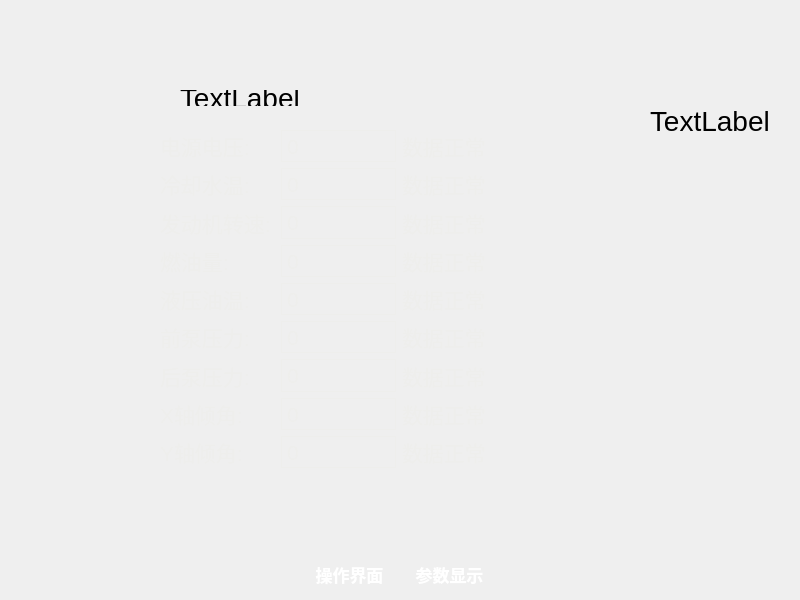
<?xml version="1.0" encoding="UTF-8"?>
<ui version="4.0">
 <class>Dialog2</class>
 <widget class="QDialog" name="Dialog2">
  <property name="geometry">
   <rect>
    <x>0</x>
    <y>0</y>
    <width>800</width>
    <height>600</height>
   </rect>
  </property>
  <property name="windowTitle">
   <string>Dialog</string>
  </property>
  <widget class="QStackedWidget" name="stackedWidget">
   <property name="geometry">
    <rect>
     <x>0</x>
     <y>0</y>
     <width>800</width>
     <height>600</height>
    </rect>
   </property>
   <property name="font">
    <font>
     <pointsize>21</pointsize>
    </font>
   </property>
   <property name="autoFillBackground">
    <bool>false</bool>
   </property>
   <property name="styleSheet">
    <string notr="true">QWidget#main{image: url(:/qmlimages/main_set.jpg);}
QWidget#page_2{image: url(:/qmlimages/main_set.jpg);}</string>
   </property>
   <property name="currentIndex">
    <number>1</number>
   </property>
   <widget class="QWidget" name="main">
    <property name="autoFillBackground">
     <bool>false</bool>
    </property>
    <property name="styleSheet">
     <string notr="true"/>
    </property>
    <widget class="QPushButton" name="pushButton_menu_F4">
     <property name="geometry">
      <rect>
       <x>300</x>
       <y>550</y>
       <width>99</width>
       <height>49</height>
      </rect>
     </property>
     <property name="font">
      <font>
       <pointsize>13</pointsize>
       <weight>75</weight>
       <bold>true</bold>
      </font>
     </property>
     <property name="autoFillBackground">
      <bool>false</bool>
     </property>
     <property name="styleSheet">
      <string notr="true">color: rgb(255, 255, 255);</string>
     </property>
     <property name="text">
      <string>操作界面</string>
     </property>
     <property name="shortcut">
      <string>F4</string>
     </property>
     <property name="flat">
      <bool>true</bool>
     </property>
    </widget>
    <widget class="QPushButton" name="pushButton_menu_F5">
     <property name="geometry">
      <rect>
       <x>400</x>
       <y>550</y>
       <width>99</width>
       <height>49</height>
      </rect>
     </property>
     <property name="font">
      <font>
       <pointsize>13</pointsize>
       <weight>75</weight>
       <bold>true</bold>
      </font>
     </property>
     <property name="styleSheet">
      <string notr="true">color: rgb(238, 238, 236);</string>
     </property>
     <property name="text">
      <string>参数显示</string>
     </property>
     <property name="shortcut">
      <string>F5</string>
     </property>
     <property name="flat">
      <bool>true</bool>
     </property>
    </widget>
    <widget class="QPushButton" name="pushButton_frontLight">
     <property name="geometry">
      <rect>
       <x>170</x>
       <y>150</y>
       <width>141</width>
       <height>81</height>
      </rect>
     </property>
     <property name="text">
      <string>前灯开关</string>
     </property>
    </widget>
    <widget class="QPushButton" name="pushButton_backLight">
     <property name="geometry">
      <rect>
       <x>360</x>
       <y>150</y>
       <width>141</width>
       <height>81</height>
      </rect>
     </property>
     <property name="text">
      <string>后灯开关</string>
     </property>
    </widget>
    <widget class="QPushButton" name="pushButton_alarmLight">
     <property name="geometry">
      <rect>
       <x>540</x>
       <y>150</y>
       <width>141</width>
       <height>81</height>
      </rect>
     </property>
     <property name="mouseTracking">
      <bool>false</bool>
     </property>
     <property name="tabletTracking">
      <bool>false</bool>
     </property>
     <property name="text">
      <string>声光报警灯开关</string>
     </property>
     <property name="checkable">
      <bool>false</bool>
     </property>
     <property name="default">
      <bool>true</bool>
     </property>
     <property name="flat">
      <bool>false</bool>
     </property>
    </widget>
    <widget class="QPushButton" name="pushButton_pochaiduan">
     <property name="geometry">
      <rect>
       <x>170</x>
       <y>280</y>
       <width>141</width>
       <height>81</height>
      </rect>
     </property>
     <property name="text">
      <string>破拆端锁定开关</string>
     </property>
    </widget>
    <widget class="QPushButton" name="pushButton_wajueduan">
     <property name="geometry">
      <rect>
       <x>360</x>
       <y>280</y>
       <width>141</width>
       <height>81</height>
      </rect>
     </property>
     <property name="text">
      <string>挖掘端锁定开关</string>
     </property>
    </widget>
    <widget class="QPushButton" name="pushButton_pochaiduanquick">
     <property name="geometry">
      <rect>
       <x>540</x>
       <y>280</y>
       <width>141</width>
       <height>81</height>
      </rect>
     </property>
     <property name="text">
      <string>挖掘端锁定开关</string>
     </property>
    </widget>
    <widget class="SoftKeyLineEdit" name="lineEdit">
     <property name="geometry">
      <rect>
       <x>330</x>
       <y>80</y>
       <width>113</width>
       <height>25</height>
      </rect>
     </property>
    </widget>
    <widget class="QLineEdit" name="lineEdit_2">
     <property name="geometry">
      <rect>
       <x>480</x>
       <y>80</y>
       <width>113</width>
       <height>25</height>
      </rect>
     </property>
    </widget>
   </widget>
   <widget class="QWidget" name="page_2">
    <property name="autoFillBackground">
     <bool>false</bool>
    </property>
    <widget class="QLabel" name="label_3">
     <property name="geometry">
      <rect>
       <x>650</x>
       <y>50</y>
       <width>131</width>
       <height>141</height>
      </rect>
     </property>
     <property name="text">
      <string>TextLabel</string>
     </property>
    </widget>
    <widget class="QPushButton" name="pushButton_menu_F5_2">
     <property name="geometry">
      <rect>
       <x>400</x>
       <y>550</y>
       <width>99</width>
       <height>49</height>
      </rect>
     </property>
     <property name="font">
      <font>
       <pointsize>13</pointsize>
       <weight>75</weight>
       <bold>true</bold>
      </font>
     </property>
     <property name="styleSheet">
      <string notr="true">background-color: rgba(255, 255, 255, 0);
color: rgb(255, 255, 255);</string>
     </property>
     <property name="text">
      <string>参数显示</string>
     </property>
     <property name="shortcut">
      <string>F5</string>
     </property>
     <property name="autoDefault">
      <bool>true</bool>
     </property>
     <property name="default">
      <bool>false</bool>
     </property>
     <property name="flat">
      <bool>true</bool>
     </property>
    </widget>
    <widget class="QPushButton" name="pushButton_menu_F4_2">
     <property name="geometry">
      <rect>
       <x>300</x>
       <y>550</y>
       <width>99</width>
       <height>49</height>
      </rect>
     </property>
     <property name="font">
      <font>
       <pointsize>13</pointsize>
       <weight>75</weight>
       <bold>true</bold>
      </font>
     </property>
     <property name="styleSheet">
      <string notr="true">background-color: rgba(255, 255, 255, 0);
color: rgb(255, 255, 255);</string>
     </property>
     <property name="text">
      <string>操作界面</string>
     </property>
     <property name="shortcut">
      <string>F4</string>
     </property>
     <property name="flat">
      <bool>true</bool>
     </property>
    </widget>
    <widget class="QWidget" name="gridLayoutWidget">
     <property name="geometry">
      <rect>
       <x>160</x>
       <y>130</y>
       <width>471</width>
       <height>338</height>
      </rect>
     </property>
     <layout class="QGridLayout" name="gridLayout_3" columnstretch="1,1,2" columnminimumwidth="0,0,0">
      <item row="7" column="1">
       <widget class="QLabel" name="label_qingjiaoX">
        <property name="font">
         <font>
          <pointsize>16</pointsize>
         </font>
        </property>
        <property name="styleSheet">
         <string notr="true">color: rgb(238, 238, 236);</string>
        </property>
        <property name="frameShape">
         <enum>QFrame::Box</enum>
        </property>
        <property name="text">
         <string>0</string>
        </property>
       </widget>
      </item>
      <item row="5" column="1">
       <widget class="QLabel" name="label_qianbengyali">
        <property name="font">
         <font>
          <pointsize>16</pointsize>
         </font>
        </property>
        <property name="styleSheet">
         <string notr="true">color: rgb(238, 238, 236);</string>
        </property>
        <property name="frameShape">
         <enum>QFrame::Box</enum>
        </property>
        <property name="text">
         <string>0</string>
        </property>
       </widget>
      </item>
      <item row="3" column="0">
       <widget class="QLabel" name="label_5">
        <property name="font">
         <font>
          <pointsize>16</pointsize>
         </font>
        </property>
        <property name="styleSheet">
         <string notr="true">color: rgb(238, 238, 236);</string>
        </property>
        <property name="text">
         <string>燃油量:</string>
        </property>
       </widget>
      </item>
      <item row="3" column="2">
       <widget class="QLabel" name="label_ranyouliang_baojing">
        <property name="font">
         <font>
          <pointsize>16</pointsize>
         </font>
        </property>
        <property name="styleSheet">
         <string notr="true">color: rgb(238, 238, 236);</string>
        </property>
        <property name="text">
         <string>数据正常</string>
        </property>
       </widget>
      </item>
      <item row="2" column="2">
       <widget class="QLabel" name="label_zhuansu_baojing">
        <property name="font">
         <font>
          <pointsize>16</pointsize>
         </font>
        </property>
        <property name="styleSheet">
         <string notr="true">color: rgb(238, 238, 236);</string>
        </property>
        <property name="text">
         <string>数据正常</string>
        </property>
       </widget>
      </item>
      <item row="2" column="1">
       <widget class="QLabel" name="label_zhuansu">
        <property name="font">
         <font>
          <pointsize>16</pointsize>
         </font>
        </property>
        <property name="styleSheet">
         <string notr="true">color: rgb(238, 238, 236);</string>
        </property>
        <property name="frameShape">
         <enum>QFrame::Box</enum>
        </property>
        <property name="text">
         <string>0</string>
        </property>
       </widget>
      </item>
      <item row="4" column="2">
       <widget class="QLabel" name="label_youwen_baojing">
        <property name="font">
         <font>
          <pointsize>16</pointsize>
         </font>
        </property>
        <property name="styleSheet">
         <string notr="true">color: rgb(238, 238, 236);</string>
        </property>
        <property name="text">
         <string>数据正常</string>
        </property>
       </widget>
      </item>
      <item row="4" column="1">
       <widget class="QLabel" name="label_youwen">
        <property name="font">
         <font>
          <pointsize>16</pointsize>
         </font>
        </property>
        <property name="styleSheet">
         <string notr="true">color: rgb(238, 238, 236);</string>
        </property>
        <property name="frameShape">
         <enum>QFrame::Box</enum>
        </property>
        <property name="text">
         <string>0</string>
        </property>
       </widget>
      </item>
      <item row="6" column="2">
       <widget class="QLabel" name="label_houbangyali_baojing">
        <property name="font">
         <font>
          <pointsize>16</pointsize>
         </font>
        </property>
        <property name="styleSheet">
         <string notr="true">color: rgb(238, 238, 236);</string>
        </property>
        <property name="text">
         <string>数据正常</string>
        </property>
       </widget>
      </item>
      <item row="0" column="0">
       <widget class="QLabel" name="label_4">
        <property name="font">
         <font>
          <pointsize>16</pointsize>
         </font>
        </property>
        <property name="styleSheet">
         <string notr="true">color: rgb(238, 238, 236);</string>
        </property>
        <property name="text">
         <string>电源电压:</string>
        </property>
       </widget>
      </item>
      <item row="6" column="1">
       <widget class="QLabel" name="label_houbengyali">
        <property name="font">
         <font>
          <pointsize>16</pointsize>
         </font>
        </property>
        <property name="styleSheet">
         <string notr="true">color: rgb(238, 238, 236);</string>
        </property>
        <property name="frameShape">
         <enum>QFrame::Box</enum>
        </property>
        <property name="text">
         <string>0</string>
        </property>
       </widget>
      </item>
      <item row="4" column="0">
       <widget class="QLabel" name="label_9">
        <property name="font">
         <font>
          <pointsize>16</pointsize>
         </font>
        </property>
        <property name="styleSheet">
         <string notr="true">color: rgb(238, 238, 236);</string>
        </property>
        <property name="text">
         <string>液压油温:</string>
        </property>
       </widget>
      </item>
      <item row="3" column="1">
       <widget class="QLabel" name="label_ranyouliang">
        <property name="font">
         <font>
          <pointsize>16</pointsize>
         </font>
        </property>
        <property name="styleSheet">
         <string notr="true">color: rgb(238, 238, 236);</string>
        </property>
        <property name="frameShape">
         <enum>QFrame::Box</enum>
        </property>
        <property name="text">
         <string>0</string>
        </property>
       </widget>
      </item>
      <item row="7" column="2">
       <widget class="QLabel" name="label_qingjiaoX_baojing">
        <property name="font">
         <font>
          <pointsize>16</pointsize>
         </font>
        </property>
        <property name="styleSheet">
         <string notr="true">color: rgb(238, 238, 236);</string>
        </property>
        <property name="text">
         <string>数据正常</string>
        </property>
       </widget>
      </item>
      <item row="1" column="1">
       <widget class="QLabel" name="label_shuiwen">
        <property name="font">
         <font>
          <pointsize>16</pointsize>
         </font>
        </property>
        <property name="styleSheet">
         <string notr="true">color: rgb(238, 238, 236);</string>
        </property>
        <property name="frameShape">
         <enum>QFrame::Box</enum>
        </property>
        <property name="text">
         <string>0</string>
        </property>
       </widget>
      </item>
      <item row="1" column="2">
       <widget class="QLabel" name="label_shuiwen_baojing">
        <property name="font">
         <font>
          <pointsize>16</pointsize>
         </font>
        </property>
        <property name="styleSheet">
         <string notr="true">color: rgb(238, 238, 236);</string>
        </property>
        <property name="text">
         <string>数据正常</string>
        </property>
       </widget>
      </item>
      <item row="6" column="0">
       <widget class="QLabel" name="label_7">
        <property name="font">
         <font>
          <pointsize>16</pointsize>
         </font>
        </property>
        <property name="styleSheet">
         <string notr="true">color: rgb(238, 238, 236);</string>
        </property>
        <property name="text">
         <string>后泵压力:</string>
        </property>
       </widget>
      </item>
      <item row="2" column="0">
       <widget class="QLabel" name="label_8">
        <property name="font">
         <font>
          <pointsize>16</pointsize>
         </font>
        </property>
        <property name="styleSheet">
         <string notr="true">color: rgb(238, 238, 236);</string>
        </property>
        <property name="text">
         <string>发动机转速:</string>
        </property>
       </widget>
      </item>
      <item row="5" column="2">
       <widget class="QLabel" name="label_qianbangyali_baojing">
        <property name="font">
         <font>
          <pointsize>16</pointsize>
         </font>
        </property>
        <property name="styleSheet">
         <string notr="true">color: rgb(238, 238, 236);</string>
        </property>
        <property name="text">
         <string>数据正常</string>
        </property>
       </widget>
      </item>
      <item row="0" column="2">
       <widget class="QLabel" name="label_dianya_baojing">
        <property name="font">
         <font>
          <pointsize>16</pointsize>
         </font>
        </property>
        <property name="styleSheet">
         <string notr="true">color: rgb(238, 238, 236);</string>
        </property>
        <property name="text">
         <string>数据正常</string>
        </property>
       </widget>
      </item>
      <item row="7" column="0">
       <widget class="QLabel" name="label_10">
        <property name="font">
         <font>
          <pointsize>16</pointsize>
         </font>
        </property>
        <property name="styleSheet">
         <string notr="true">color: rgb(238, 238, 236);</string>
        </property>
        <property name="text">
         <string>X轴倾角:</string>
        </property>
       </widget>
      </item>
      <item row="5" column="0">
       <widget class="QLabel" name="label_11">
        <property name="font">
         <font>
          <pointsize>16</pointsize>
         </font>
        </property>
        <property name="styleSheet">
         <string notr="true">color: rgb(238, 238, 236);</string>
        </property>
        <property name="text">
         <string>前泵压力:</string>
        </property>
       </widget>
      </item>
      <item row="0" column="1">
       <widget class="QLabel" name="label_dianya">
        <property name="font">
         <font>
          <pointsize>16</pointsize>
         </font>
        </property>
        <property name="styleSheet">
         <string notr="true">color: rgb(238, 238, 236);</string>
        </property>
        <property name="frameShape">
         <enum>QFrame::Box</enum>
        </property>
        <property name="text">
         <string>0</string>
        </property>
       </widget>
      </item>
      <item row="8" column="0">
       <widget class="QLabel" name="label_12">
        <property name="font">
         <font>
          <pointsize>16</pointsize>
         </font>
        </property>
        <property name="styleSheet">
         <string notr="true">color: rgb(238, 238, 236);</string>
        </property>
        <property name="text">
         <string>Y轴倾角:</string>
        </property>
       </widget>
      </item>
      <item row="8" column="1">
       <widget class="QLabel" name="label_qingjiaoY">
        <property name="font">
         <font>
          <pointsize>16</pointsize>
         </font>
        </property>
        <property name="styleSheet">
         <string notr="true">color: rgb(238, 238, 236);</string>
        </property>
        <property name="frameShape">
         <enum>QFrame::Box</enum>
        </property>
        <property name="text">
         <string>0</string>
        </property>
       </widget>
      </item>
      <item row="8" column="2">
       <widget class="QLabel" name="label_qingjiaoY_baojing">
        <property name="font">
         <font>
          <pointsize>16</pointsize>
         </font>
        </property>
        <property name="styleSheet">
         <string notr="true">color: rgb(238, 238, 236);</string>
        </property>
        <property name="text">
         <string>数据正常</string>
        </property>
       </widget>
      </item>
      <item row="1" column="0">
       <widget class="QLabel" name="label_6">
        <property name="font">
         <font>
          <pointsize>16</pointsize>
         </font>
        </property>
        <property name="styleSheet">
         <string notr="true">color: rgb(238, 238, 236);</string>
        </property>
        <property name="text">
         <string>冷却水温:</string>
        </property>
       </widget>
      </item>
     </layout>
    </widget>
    <widget class="QLabel" name="label">
     <property name="geometry">
      <rect>
       <x>180</x>
       <y>90</y>
       <width>391</width>
       <height>16</height>
      </rect>
     </property>
     <property name="text">
      <string>TextLabel</string>
     </property>
    </widget>
   </widget>
  </widget>
 </widget>
 <customwidgets>
  <customwidget>
   <class>SoftKeyLineEdit</class>
   <extends>QLineEdit</extends>
   <header>softkeylineedit.h</header>
  </customwidget>
 </customwidgets>
 <resources/>
 <connections/>
</ui>
